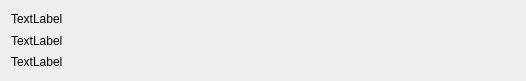
<?xml version="1.0" encoding="UTF-8"?>
<ui version="4.0">
 <class>Form</class>
 <widget class="QWidget" name="Form">
  <property name="geometry">
   <rect>
    <x>0</x>
    <y>0</y>
    <width>526</width>
    <height>81</height>
   </rect>
  </property>
  <property name="windowTitle">
   <string>Form</string>
  </property>
  <layout class="QVBoxLayout" name="verticalLayout">
   <item>
    <widget class="QLabel" name="labelVolume">
     <property name="text">
      <string>TextLabel</string>
     </property>
    </widget>
   </item>
   <item>
    <widget class="QLabel" name="labelData">
     <property name="text">
      <string>TextLabel</string>
     </property>
    </widget>
   </item>
   <item>
    <widget class="QLabel" name="labelVectors">
     <property name="text">
      <string>TextLabel</string>
     </property>
    </widget>
   </item>
  </layout>
 </widget>
 <resources/>
 <connections/>
</ui>
